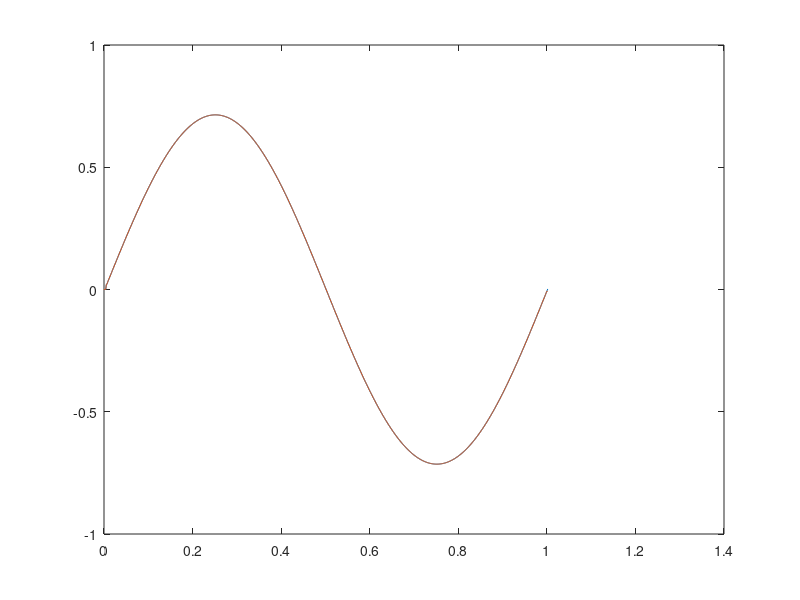
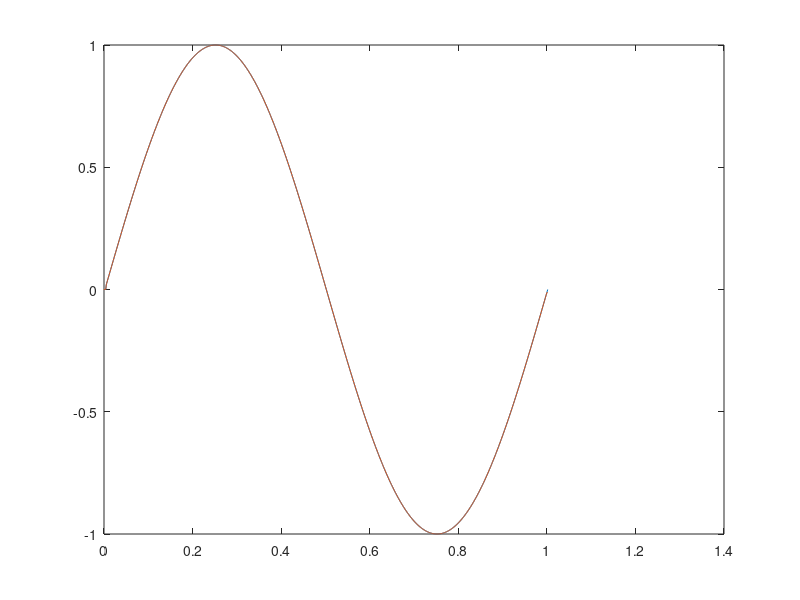

Here is the MATLAB script that generated these plots, in order:
%{
Pedro Henrique Diehl
Controle Preditivo
Controlador TSAP - Two Sample Ahead Predictive
%}
clc, close all, clear all

fs = 10^3;
Ts = 1 / fs;

simulation_time = 1;
simulation_time_array = 0:Ts:simulation_time;

r = [0 0 0];
e = [0 0 0];
y = [0 0 0];
ym = [0 0];
u = [0 0 0];
t = [0 0 0];

am = 0.2;
bm = 0.2;
cm = 1;
a = -0.1; 
b = -0.1; 
c = 0.1; 

fsin = fs / fs;
wn = 2 * pi * fsin;
A = 1;

for k = 3:length(simulation_time_array) - 1
    t(k) = k * Ts;
    r(k) = A * sin(wn * t(k));
    
    ym(k) = cm * r(k - 2) - am * ym(k - 2) - bm * ym(k - 1);
    ym(k + 1) = cm * r(k - 1) - am * ym(k - 1) - bm * ym(k);
    ym(k + 2) =  cm * r(k) - bm * ym(k + 1) - am * ym(k) ;
 
    y(k) = c * u(k - 2) - a * y(k - 2) - b * y(k - 1);
    u(k) = (a * y(k) + b * ym(k + 1) +  ym(k + 2)) / c;
end

y(k + 1) = y(k);
y(k + 2) = y(k);
t(k + 1) = (k + 1) * Ts;
t(k + 2) = (k + 2) * Ts;
plot(t, ym)
hold
plot(t, y)

am = 0;
bm = 0;
cm = 1;
for k = 3:length(simulation_time_array) - 1
    t(k) = k * Ts;
    r(k) = A * sin(wn * t(k));
    
    ym(k) = cm * r(k - 2) - am * ym(k - 2) - bm * ym(k - 1);
    ym(k + 1) = cm * r(k - 1) - am * ym(k - 1) - bm * ym(k);
    ym(k + 2) =  cm * r(k) - bm * ym(k + 1) - am * ym(k) ;
 
    y(k) = c * u(k - 2)- a * y(k - 2) - b * y(k - 1);
    u(k) = (a * y(k) + b * ym(k + 1) +  ym(k + 2)) / c;
end

figure(2)
y(k + 1) = y(k);
y(k + 2) = y(k);
t(k + 1) = (k + 1) * Ts;
t(k + 2) = (k + 2) * Ts;
plot(t, ym)
hold
plot(t, y)
